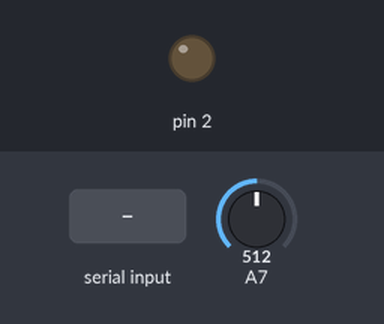
Recording of a sketch running on a simulated Arduino Nano, built with avr-gcc and run on an emulated ATmega328P. Shown: output pins drawn as LEDs (lit = HIGH). The test bench sets the inputs (shaded band); at power-on: A7 = 512. What the sketch prints to the serial monitor is not drawn.

Above: at 1.2 s.
1.3 s: "H" received over Serial
At 2.69 s:
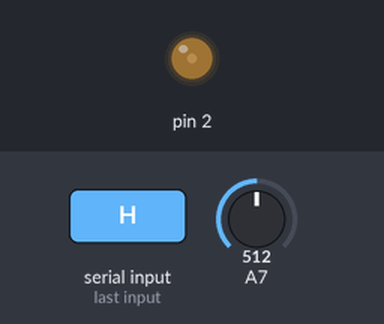
4.3 s: A7 set to 1023
At 5.1 s:
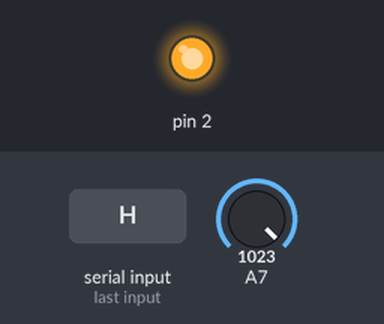
5.8 s: A7 set to 1006
8.8 s: A7 set to 93
10.3 s: A7 set to 35
At 11.1 s:
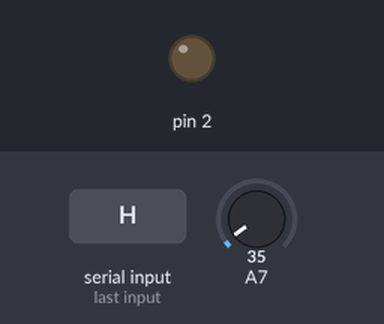
Timing chart, 0 to 13.3 s (numbered marks = the images above; inputs shaded):
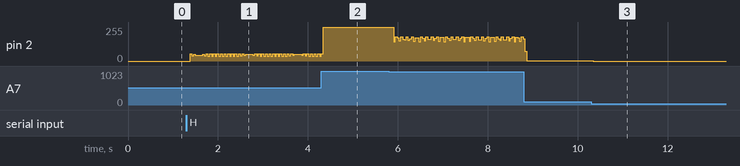

Measured:
- after the input at 10.3 s, pin 2: 2/255 → 0/255 after 0.05 s

The sketch:

light_serial.ino
```cpp
bool ledOn = false;
bool nightOn = false;
bool stateOn = false;

void setup() {
  Serial.begin(9600);
  pinMode(2, OUTPUT);
  digitalWrite(2, LOW);
}

void loop() {
  int value = analogRead(A7);
  Serial.print(value);
  Serial.flush();
  Serial.print('|');
  Serial.flush();
  if (Serial.available() > 0) {
    int incomingByte = Serial.read();
    if (incomingByte == 'H') {
      ledOn = true;
    }
    if (incomingByte == 'L') {
      ledOn = false;
    }
    if (incomingByte == 'N') {
      nightOn = true;
    }
    if (incomingByte == 'D') {
      nightOn = false;
    }
  }
  if (ledOn) {
    if (value > 1018) {
      digitalWrite(2, HIGH);
      delayMicroseconds(11465);
    } else if (value < 45) {
      digitalWrite(2, LOW);
      delayMicroseconds(11465);
    } else {
      int delay = round((unsigned long) value * value / 91.0);
      digitalWrite(2, HIGH);
      delayMicroseconds(delay);
      digitalWrite(2, LOW);
      delayMicroseconds(11410 - delay);
    }
  } else if (nightOn) {
    if (value >= 206) {
      stateOn = false;
      digitalWrite(2, LOW);
    } else if (value <= 103) {
      stateOn = true;
      digitalWrite(2, HIGH);
    } else {
      if (stateOn) {
        digitalWrite(2, HIGH);
      } else {
        digitalWrite(2, LOW);
      }
    }
    delayMicroseconds(11463);
  } else {
    digitalWrite(2, LOW);
    delayMicroseconds(11465);
  }
}
```
